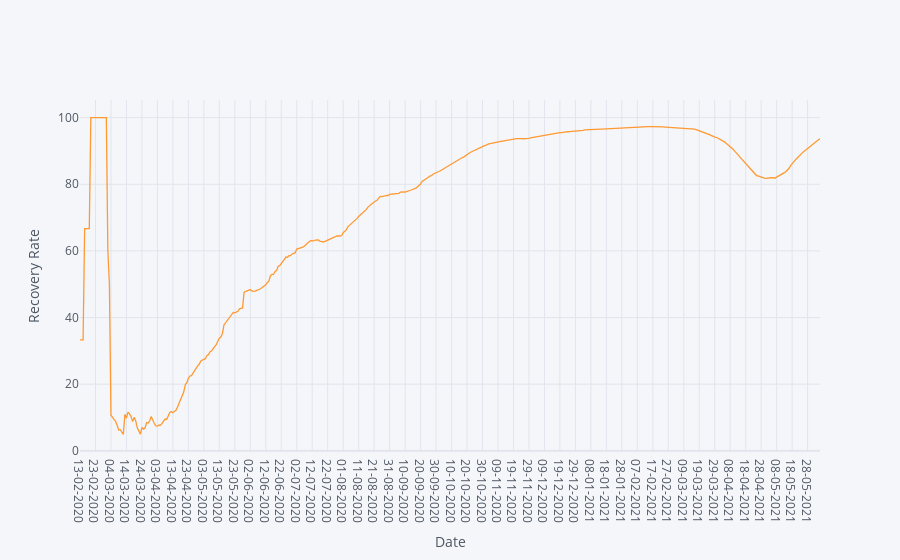

Notebook source saved alongside this figure:
### Code cell
data2.iplot(xTitle='Date',yTitle='Recovery Rate')

### Figure 1 — Plotly figure (JSON) as saved in the notebook; plotly's stock layout.template omitted (floating-point values rounded to 4 significant figures; data arrays with more than 128 entries replaced by an {"elided": "..."} marker saying what was removed)
{"data": [{"line": {"color": "rgba(255, 153, 51, 1.0)", "dash": "solid", "shape": "linear", "width": 1.3}, "mode": "lines", "name": "Recovery Rate", "text": "", "type": "scatter", "x": {"elided": "479 str values"}, "y": {"elided": "479 float values"}}], "layout": {"legend": {"bgcolor": "#F5F6F9", "font": {"color": "#4D5663"}}, "paper_bgcolor": "#F5F6F9", "plot_bgcolor": "#F5F6F9", "title": {"font": {"color": "#4D5663"}}, "xaxis": {"gridcolor": "#E1E5ED", "showgrid": true, "tickfont": {"color": "#4D5663"}, "title": {"font": {"color": "#4D5663"}, "text": "Date"}, "zerolinecolor": "#E1E5ED"}, "yaxis": {"gridcolor": "#E1E5ED", "showgrid": true, "tickfont": {"color": "#4D5663"}, "title": {"font": {"color": "#4D5663"}, "text": "Recovery Rate"}, "zerolinecolor": "#E1E5ED"}}}
